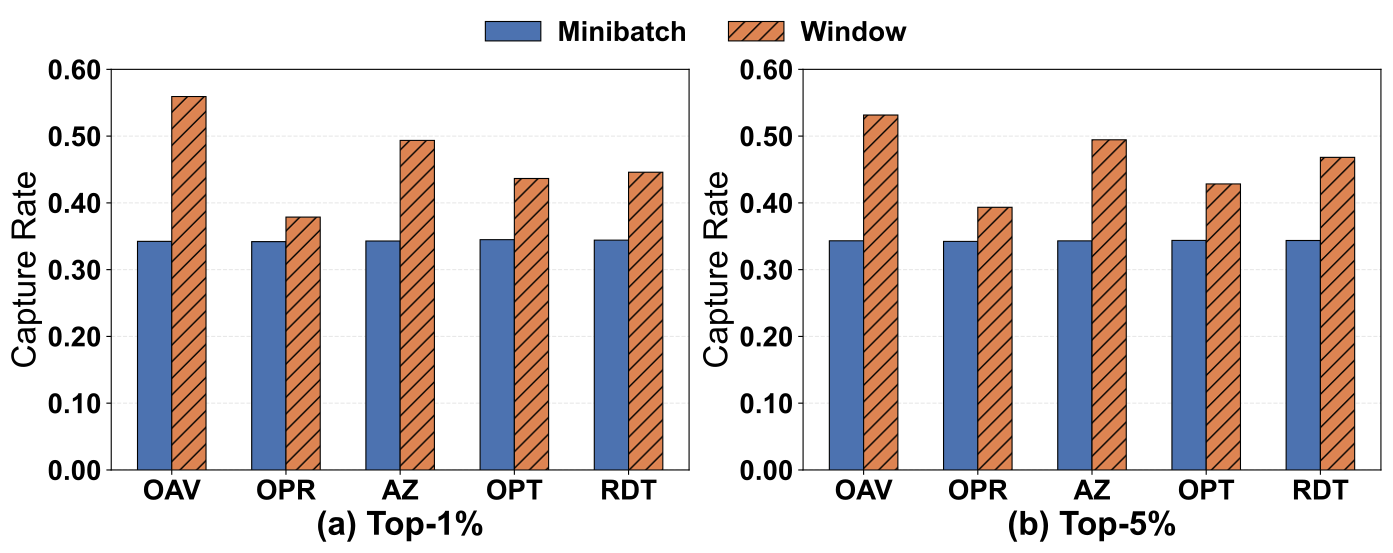

The script that saved this image:
#!/usr/bin/env python3
"""捕获率柱状图：top-1% 和 top-5% 并排，NeutronGT vs 随机基线。"""

import numpy as np
import matplotlib.pyplot as plt
import matplotlib.ticker as mticker

# ============================================================
# 数据
# ============================================================
datasets = ["ogbn-arxiv", "papers100", "amazon", "ogbn-products", "reddit"]
x_labels = ["OAV", "OPR", "AZ", "OPT", "RDT"]

top1 = {
    "Minibatch":    [0.3424, 0.3420, 0.3429, 0.3449, 0.3442],
    "Window":       [0.5593, 0.3787, 0.4936, 0.4365, 0.4459],
}

top5 = {
    "Minibatch":    [0.3432, 0.3423, 0.3431, 0.3438, 0.3437],
    "Window":       [0.5316, 0.3934, 0.4945, 0.4284, 0.4682],
}

# ============================================================
# 风格参数
# ============================================================
plot_params = {
    "font.family": "Arial",
    "font.weight": "bold",
    "axes.labelsize": 24,
    "axes.titlesize": 27,
    "xtick.labelsize": 20,
    "ytick.labelsize": 20,
    "legend.fontsize": 20,
    "lines.linewidth": 1.2,
}

colors = ["#4C72B0", "#DD8452"]   # 蓝 / 橙
hatchs = ["", "//"]
bar_width = 0.30

# ============================================================
# 绘制
# ============================================================
plt.rcParams.update(plot_params)
plt.rcParams["pdf.fonttype"] = 42

fig, axes = plt.subplots(1, 2, figsize=(14, 5.5))

handles, labels = [], []
for ax, (data_dict, sub_label) in zip(axes, [(top1, "(a) Top-1%"), (top5, "(b) Top-5%")]):
    n_groups = len(datasets)
    n_bars = len(data_dict)
    x = np.arange(n_groups)
    offset = (n_bars - 1) / 2

    for i, (label, values) in enumerate(data_dict.items()):
        pos = x + (i - offset) * bar_width
        bars = ax.bar(
            pos, values, bar_width,
            color=colors[i], hatch=hatchs[i],
            edgecolor="black", linewidth=0.8,
            zorder=3,
        )
        if label not in labels:
            handles.append(bars)
            labels.append(label)

    ax.set_xticks(x)
    ax.set_xticklabels(x_labels)
    ax.set_ylabel("Capture Rate")
    ax.set_xlabel(sub_label, fontsize=24, fontweight="bold")
    ax.set_ylim(0, 0.60)
    ax.yaxis.set_major_formatter(mticker.FormatStrFormatter("%.2f"))
    ax.grid(axis="y", linestyle="--", alpha=0.3, zorder=0)

# 共享图例，放在图顶部外侧
fig.legend(
    handles, labels,
    loc="upper center", ncol=len(labels),
    frameon=False,
    bbox_to_anchor=(0.5, 1.02),
    fontsize=20, columnspacing=1.5, handletextpad=0.6,
)

fig.tight_layout(pad=1.0, rect=(0, 0, 1, 0.93))
fig.savefig("capture_rate.pdf", dpi=300, bbox_inches="tight")
plt.close(fig)
print("[图表] 已保存 capture_rate.pdf")
